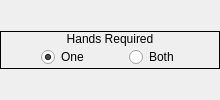
         <widget class="QWidget" name="wHandsRequired">
          <layout class="QVBoxLayout" name="verticalLayout_3">
           <property name="spacing">
            <number>0</number>
           </property>
           <property name="margin">
            <number>0</number>
           </property>
           <item>
            <widget class="QFrame" name="frmHandsRequired">
             <property name="sizePolicy">
              <sizepolicy hsizetype="Preferred" vsizetype="Fixed">
               <horstretch>0</horstretch>
               <verstretch>0</verstretch>
              </sizepolicy>
             </property>
             <property name="minimumSize">
              <size>
               <width>0</width>
               <height>38</height>
              </size>
             </property>
             <property name="maximumSize">
              <size>
               <width>16777215</width>
               <height>38</height>
              </size>
             </property>
             <property name="focusPolicy">
              <enum>Qt::ClickFocus</enum>
             </property>
             <property name="frameShape">
              <enum>QFrame::Box</enum>
             </property>
             <property name="frameShadow">
              <enum>QFrame::Plain</enum>
             </property>
             <layout class="QVBoxLayout" name="verticalLayout_169">
              <property name="spacing">
               <number>0</number>
              </property>
              <property name="margin">
               <number>0</number>
              </property>
              <item>
               <widget class="QLabel" name="label_145">
                <property name="sizePolicy">
                 <sizepolicy hsizetype="Preferred" vsizetype="Fixed">
                  <horstretch>0</horstretch>
                  <verstretch>0</verstretch>
                 </sizepolicy>
                </property>
                <property name="focusPolicy">
                 <enum>Qt::ClickFocus</enum>
                </property>
                <property name="text">
                 <string>Hands Required</string>
                </property>
                <property name="alignment">
                 <set>Qt::AlignCenter</set>
                </property>
               </widget>
              </item>
              <item>
               <widget class="QWidget" name="widget_92" native="true">
                <property name="focusPolicy">
                 <enum>Qt::ClickFocus</enum>
                </property>
                <layout class="QHBoxLayout" name="horizontalLayout_63">
                 <property name="spacing">
                  <number>0</number>
                 </property>
                 <property name="margin">
                  <number>0</number>
                 </property>
                 <item>
                  <spacer name="horizontalSpacer_3">
                   <property name="focusPolicy">
                    <enum>Qt::ClickFocus</enum>
                   </property>
                   <property name="orientation">
                    <enum>Qt::Horizontal</enum>
                   </property>
                   <property name="sizeHint" stdset="0">
                    <size>
                     <width>40</width>
                     <height>20</height>
                    </size>
                   </property>
                  </spacer>
                 </item>
                 <item>
                  <widget class="QRadioButton" name="rbOneHand">
                   <property name="focusPolicy">
                    <enum>Qt::ClickFocus</enum>
                   </property>
                   <property name="text">
                    <string>One</string>
                   </property>
                   <property name="checked">
                    <bool>true</bool>
                   </property>
                  </widget>
                 </item>
                 <item>
                  <spacer name="horizontalSpacer_5">
                   <property name="focusPolicy">
                    <enum>Qt::ClickFocus</enum>
                   </property>
                   <property name="orientation">
                    <enum>Qt::Horizontal</enum>
                   </property>
                   <property name="sizeHint" stdset="0">
                    <size>
                     <width>40</width>
                     <height>20</height>
                    </size>
                   </property>
                  </spacer>
                 </item>
                 <item>
                  <widget class="QRadioButton" name="rbBothHands">
                   <property name="focusPolicy">
                    <enum>Qt::ClickFocus</enum>
                   </property>
                   <property name="text">
                    <string>Both</string>
                   </property>
                  </widget>
                 </item>
                 <item>
                  <spacer name="horizontalSpacer_4">
                   <property name="focusPolicy">
                    <enum>Qt::ClickFocus</enum>
                   </property>
                   <property name="orientation">
                    <enum>Qt::Horizontal</enum>
                   </property>
                   <property name="sizeHint" stdset="0">
                    <size>
                     <width>40</width>
                     <height>20</height>
                    </size>
                   </property>
                  </spacer>
                 </item>
                </layout>
               </widget>
              </item>
             </layout>
            </widget>
           </item>
          </layout>
         </widget>
